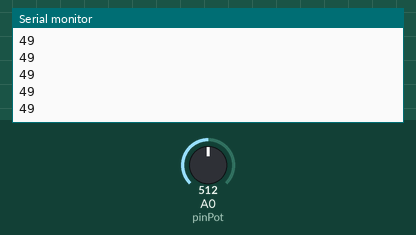
Simulated run of this sketch. Board: Arduino Uno, built with avr-gcc and run on an emulated ATmega328P. Shown: the last lines printed to the serial monitor. The test bench sets the inputs (shaded band); at power-on: A0 (pinPot) = 512.

Above: at 1.2 s.
1.3 s: A0 (pinPot) set to 716
At 1.31 s:
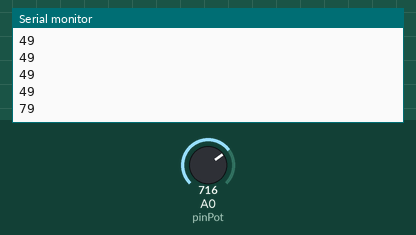
2.8 s: A0 (pinPot) set to 900
At 2.81 s:
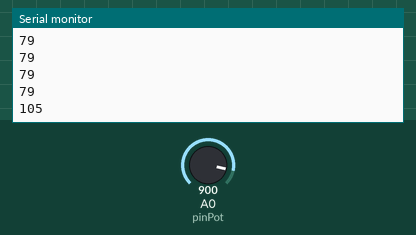
Timing chart, 0 to 5.8 s (numbered marks = the images above; inputs shaded):
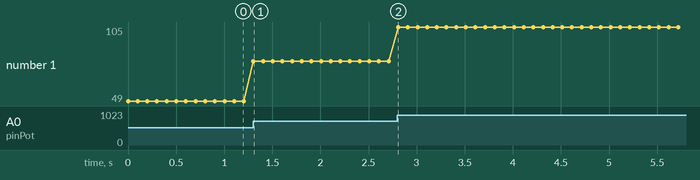

Measured:
- after the input at 1.3 s, the serial monitor: prints a new line at once (image 1)
- after the input at 2.8 s, the serial monitor: prints a new line at once (image 2)
- plotted number 1: 49 → 79 after the input at 1.3 s, 79 → 105 after the input at 2.8 s

The sketch:

arduino.ino
```cpp
// Pin donde está conectado el potenciómetro
const int pinPot = A0;

void setup() {
  Serial.begin(9600);
}

void loop() {
  // Leer el valor del potenciómetro (0 - 1023)
  int lectura = analogRead(pinPot);

  // Mapear el valor a un rango de 1 a 100
  int valor = map(lectura, 180, 860, 1, 100);

  // Enviar solo el número, seguido de salto de línea
  Serial.println(valor);

  // Pequeña pausa para no saturar el puerto serie
  delay(100);
}
```
